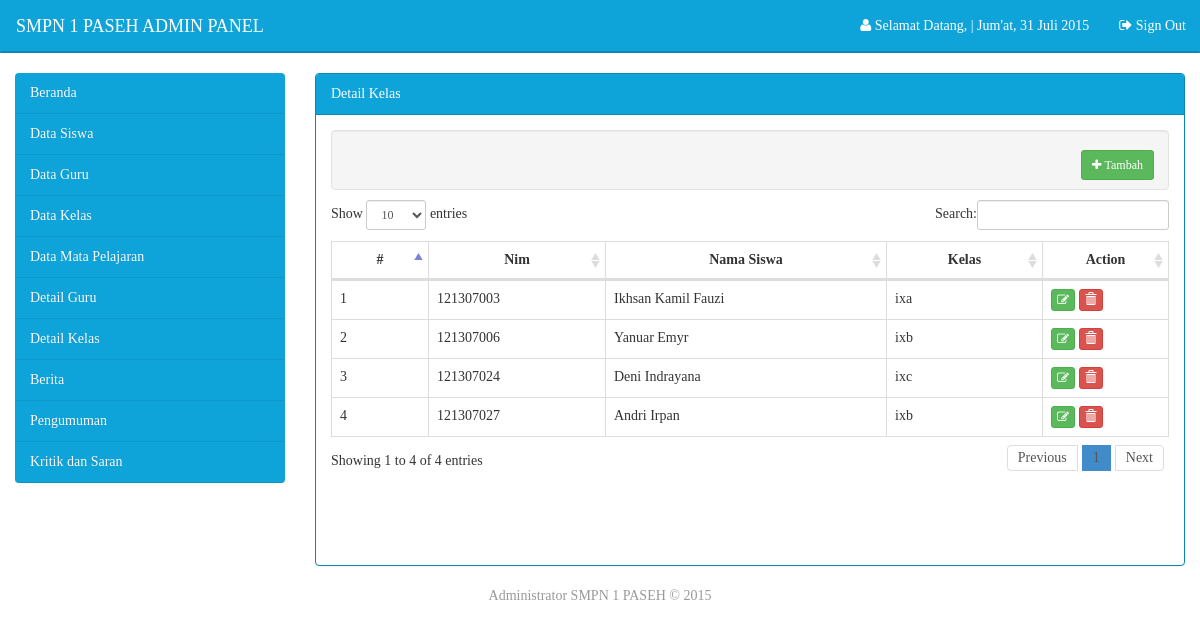
The app's page /admin/main.php?modul=detail_kelas (signed in) with its own data.
### tables this page shows
CREATE TABLE IF NOT EXISTS `tbl_detail_kelas` (
`id` int(11) NOT NULL,
  `nis` int(20) NOT NULL,
  `id_kelas` int(11) NOT NULL
);

CREATE TABLE IF NOT EXISTS `tbl_data_siswa` (
  `nis` int(20) NOT NULL,
  `password` varchar(150) NOT NULL,
  `nama` varchar(150) NOT NULL,
  `foto` varchar(150) NOT NULL,
  `alamat` text NOT NULL,
  `tempat_lahir` varchar(150) NOT NULL,
  `tanggal_lahir` date NOT NULL,
  `jk` enum('l','p') NOT NULL,
  `telepon` varchar(12) NOT NULL,
  `email` varchar(50) NOT NULL
);

CREATE TABLE IF NOT EXISTS `tbl_data_kelas` (
`id` int(11) NOT NULL,
  `kelas` varchar(10) NOT NULL,
  `detil_kelas` varchar(1) NOT NULL,
  `nip` varchar(20) NOT NULL,
  `id_penambah` int(11) NOT NULL
);

### admin/modul/mod_detail_kelas/detail_kelas.php (the view, shortened to what this page needs)
<?php
	if(isset($_SESSION['login'])){
?>
<div class="well form-horizontal form-inline margin-bawah">
	<div class="form-group col-lg-6">
	</div>
	<div class="form-group pull-right">
		<a href='?modul=detail_kelas_tambah' class='btn btn-success btn-sm margin-right'>
			<i class='fa fa-plus'></i>&nbsp;Tambah
		</a>
	</div>
</div>
<table class="table table-hover table-bordered" id="dataTabel">
    <thead>
      <tr>
        <th>#</th>
        <th>Nim</th>
        <th>Nama Siswa</th>
        <th>Kelas</th>
        <th width="15%">Action</th>
      </tr>
    </thead>
    <tbody>
    	<?php
	    	$i=1;
		    $select = mysql_query("SELECT d.id, d.nis, s.nama, k.kelas, k.detil_kelas FROM tbl_detail_kelas d
		    													JOIN tbl_data_kelas k ON d.id_kelas = k.id
		    													JOIN tbl_data_siswa s ON d.nis = s.nis");
		    while ($data = mysql_fetch_array($select)) {
    	?>
			<tr>
				<td><?php echo $i; ?></td>
				<td><?php echo $data['nis']; ?></td>
				<td><?php echo $data['nama']; ?></td>
				<td><?php echo $data['kelas'].$data['detil_kelas']; ?></td>
				<td class="ha">
				<a href='?modul=detail_kelas_ubah&amp;id=<?php echo $data['id']; ?>' class='btn btn-success btn-xs' title='Edit Data'>
	            	<i class='fa fa-edit'></i>
	            </a>
	          	<a href='modul/mod_detail_kelas/act.php?act=hapus&amp;id=<?php echo $data['id']; ?>' class='btn btn-danger btn-xs' title='Delete Data' onClick="return confirm('Anda yakin ingin menghapus data ini ?')">
	   				<span class='glyphicon glyphicon-trash'></span>
	   			</a>
				</td>
			</tr>
		<?php
			$i++;
		}
		?>
	</tbody>
</table>
<?php
}
else
{
	echo "<div class='dialog'>
		    <h1 class='forbidden'>Access forbidden.</h1>
		    <h4>Harap Login Terlebih Dahulu <a href='../../index.php'> Login </a></h4>
		  </div>";
}

### assets/css/edited.css (style rules this page uses)
.margin-right { margin-right: 10px; }
th { text-align: center; }
.margin-bawah { margin-bottom: 10px; }

### records on screen
tbl_detail_kelas: nis "121307003", nis.nama "Ikhsan Kamil Fauzi", id_kelas.kelas "ix", id_kelas.detil_kelas "a"
tbl_detail_kelas: nis "121307006", nis.nama "Yanuar Emyr", id_kelas.kelas "ix", id_kelas.detil_kelas "b"
tbl_detail_kelas: nis "121307024", nis.nama "Deni Indrayana", id_kelas.kelas "ix", id_kelas.detil_kelas "c"
tbl_detail_kelas: nis "121307027", nis.nama "Andri Irpan", id_kelas.kelas "ix", id_kelas.detil_kelas "b"

### other values on screen
get_date() "Jum'at, 31 Juli 2015"
